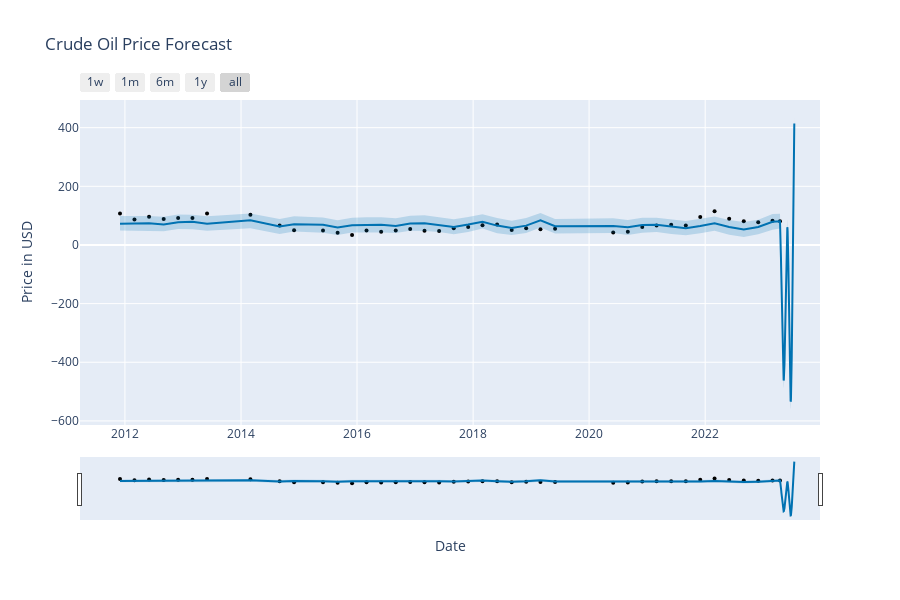
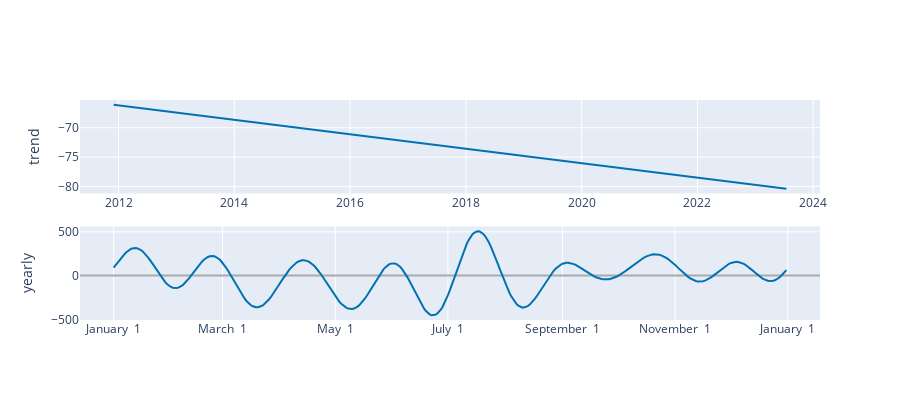

The notebook cell these images were saved under, in order:
### Code cell
# Visualizing the forecasted crude oil prices using Plotly.
# The forecast is plotted to show predictions along with confidence intervals.
# Additionally, forecast components are plotted to examine trends, yearly seasonality, etc.
fig = plot_plotly(model, forecast)
fig.update_layout(title='Crude Oil Price Forecast', xaxis_title='Date', yaxis_title='Price in USD')
fig.show()

# Optional: To see the components of the forecast, such as trends and seasonality, use plot_components_plotly.
fig_components = plot_components_plotly(model, forecast)
fig_components.show()

### Figure 1 — Plotly figure (JSON) as saved in the notebook; plotly's stock layout.template omitted (floating-point values rounded to 4 significant figures; data arrays with more than 128 entries replaced by an {"elided": "..."} marker saying what was removed)
{"data": [{"marker": {"color": "black", "size": 4}, "mode": "markers", "name": "Actual", "type": "scatter", "x": ["2011-12-01T00:00:00", "2012-03-01T00:00:00", "2012-06-01T00:00:00", "2012-09-01T00:00:00", "2012-12-01T00:00:00", "2013-03-01T00:00:00", "2013-06-01T00:00:00", "2014-03-01T00:00:00", "2014-09-01T00:00:00", "2014-12-01T00:00:00", "2015-06-01T00:00:00", "2015-09-01T00:00:00", "2015-12-01T00:00:00", "2016-03-01T00:00:00", "2016-06-01T00:00:00", "2016-09-01T00:00:00", "2016-12-01T00:00:00", "2017-03-01T00:00:00", "2017-06-01T00:00:00", "2017-09-01T00:00:00", "2017-12-01T00:00:00", "2018-03-01T00:00:00", "2018-06-01T00:00:00", "2018-09-01T00:00:00", "2018-12-01T00:00:00", "2019-03-01T00:00:00", "2019-06-01T00:00:00", "2020-06-01T00:00:00", "2020-09-01T00:00:00", "2020-12-01T00:00:00", "2021-03-01T00:00:00", "2021-06-01T00:00:00", "2021-09-01T00:00:00", "2021-12-01T00:00:00", "2022-03-01T00:00:00", "2022-06-01T00:00:00", "2022-09-01T00:00:00", "2022-12-01T00:00:00", "2023-03-01T00:00:00", "2023-04-17T00:00:00"], "y": [107.1, 86.53, 96.47, 88.91, 92.05, 91.97, 107.7, 102.7, 66.15, 49.76, 49.2, 41.65, 33.75, 49.1, 44.7, 49.44, 54.01, 48.32, 47.23, 57.4, 61.64, 67.04, 69.8, 50.93, 57.22, 53.5, 55.1, 42.61, 45.34, 61.5, 66.32, 68.5, 66.18, 95.72, 114.7, 89.55, 80.55, 77.05, 82.52, 80.84]}, {"hoverinfo": "skip", "line": {"width": 0}, "mode": "lines", "type": "scatter", "x": {"elided": "130 str values"}, "y": {"elided": "130 float values"}}, {"fill": "tonexty", "fillcolor": "rgba(0, 114, 178, 0.2)", "line": {"color": "#0072B2", "width": 2}, "mode": "lines", "name": "Predicted", "type": "scatter", "x": {"elided": "130 str values"}, "y": {"elided": "130 float values"}}, {"fill": "tonexty", "fillcolor": "rgba(0, 114, 178, 0.2)", "hoverinfo": "skip", "line": {"width": 0}, "mode": "lines", "type": "scatter", "x": {"elided": "130 str values"}, "y": {"elided": "130 float values"}}], "layout": {"height": 600, "showlegend": false, "title": {"text": "Crude Oil Price Forecast"}, "width": 900, "xaxis": {"rangeselector": {"buttons": [{"count": 7, "label": "1w", "step": "day", "stepmode": "backward"}, {"count": 1, "label": "1m", "step": "month", "stepmode": "backward"}, {"count": 6, "label": "6m", "step": "month", "stepmode": "backward"}, {"count": 1, "label": "1y", "step": "year", "stepmode": "backward"}, {"step": "all"}]}, "rangeslider": {"visible": true}, "title": {"text": "Date"}, "type": "date"}, "yaxis": {"title": {"text": "Price in USD"}}}}

### Figure 2 — Plotly figure (JSON) as saved in the notebook; plotly's stock layout.template omitted (floating-point values rounded to 4 significant figures; data arrays with more than 128 entries replaced by an {"elided": "..."} marker saying what was removed)
{"data": [{"line": {"color": "#0072B2", "width": 2}, "mode": "lines", "name": "trend", "type": "scatter", "x": {"elided": "130 str values"}, "xaxis": "x", "y": {"elided": "130 float values"}, "yaxis": "y"}, {"line": {"color": "rgba(0, 114, 178, 0.2)", "width": 0}, "mode": "lines", "name": "trend_upper", "type": "scatter", "x": {"elided": "130 str values"}, "xaxis": "x", "y": {"elided": "130 float values"}, "yaxis": "y"}, {"fill": "tonexty", "fillcolor": "rgba(0, 114, 178, 0.2)", "line": {"color": "rgba(0, 114, 178, 0.2)", "width": 0}, "mode": "lines", "name": "trend_lower", "type": "scatter", "x": {"elided": "130 str values"}, "xaxis": "x", "y": {"elided": "130 float values"}, "yaxis": "y"}, {"line": {"color": "#0072B2", "width": 2}, "mode": "lines", "name": "yearly", "type": "scatter", "x": {"elided": "365 str values"}, "xaxis": "x2", "y": {"elided": "365 float values"}, "yaxis": "y2"}], "layout": {"height": 400, "showlegend": false, "width": 900, "xaxis": {"anchor": "y", "domain": [0, 1], "range": ["2011-05-02T18:00:00", "2024-02-13T06:00:00"], "type": "date"}, "xaxis2": {"anchor": "y2", "domain": [0, 1], "range": ["2016-12-13T18:54:02.958904115", "2018-01-18T11:04:57.863013581"], "tickformat": "%B %e", "type": "date"}, "yaxis": {"anchor": "x", "domain": [0.575, 1], "rangemode": "normal", "title": {"text": "trend"}, "zerolinecolor": "#AAA"}, "yaxis2": {"anchor": "x2", "domain": [0, 0.425], "title": {"text": "yearly"}, "zerolinecolor": "#AAA"}}}
